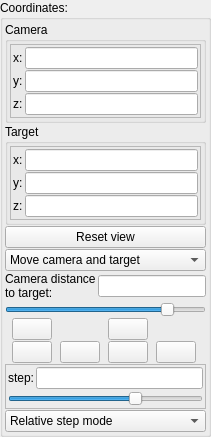
            <widget class="QGroupBox" name="groupBox_coordinates">
             <property name="title">
              <string>Coordinates:</string>
             </property>
             <layout class="QVBoxLayout" name="verticalLayout_2">
              <property name="spacing">
               <number>1</number>
              </property>
              <property name="leftMargin">
               <number>2</number>
              </property>
              <property name="topMargin">
               <number>2</number>
              </property>
              <property name="rightMargin">
               <number>2</number>
              </property>
              <property name="bottomMargin">
               <number>2</number>
              </property>
              <item>
               <widget class="QGroupBox" name="groupBox_cameraPosition">
                <property name="title">
                 <string>Camera</string>
                </property>
                <layout class="QVBoxLayout" name="verticalLayout_5">
                 <property name="spacing">
                  <number>2</number>
                 </property>
                 <property name="leftMargin">
                  <number>2</number>
                 </property>
                 <property name="topMargin">
                  <number>2</number>
                 </property>
                 <property name="rightMargin">
                  <number>2</number>
                 </property>
                 <property name="bottomMargin">
                  <number>2</number>
                 </property>
                 <item>
                  <widget class="QFrame" name="vect3_camera">
                   <property name="frameShape">
                    <enum>QFrame::StyledPanel</enum>
                   </property>
                   <property name="frameShadow">
                    <enum>QFrame::Raised</enum>
                   </property>
                   <layout class="QVBoxLayout" name="verticalLayout_14">
                    <property name="spacing">
                     <number>2</number>
                    </property>
                    <property name="leftMargin">
                     <number>2</number>
                    </property>
                    <property name="topMargin">
                     <number>2</number>
                    </property>
                    <property name="rightMargin">
                     <number>2</number>
                    </property>
                    <property name="bottomMargin">
                     <number>2</number>
                    </property>
                    <item>
                     <layout class="QFormLayout" name="formLayout_coordinates_4">
                      <property name="fieldGrowthPolicy">
                       <enum>QFormLayout::ExpandingFieldsGrow</enum>
                      </property>
                      <property name="horizontalSpacing">
                       <number>2</number>
                      </property>
                      <property name="verticalSpacing">
                       <number>1</number>
                      </property>
                      <item row="0" column="0">
                       <widget class="QLabel" name="label_18">
                        <property name="text">
                         <string>x:</string>
                        </property>
                       </widget>
                      </item>
                      <item row="0" column="1">
                       <widget class="MyLineEdit" name="vect3_camera_x"/>
                      </item>
                      <item row="1" column="0">
                       <widget class="QLabel" name="label_19">
                        <property name="text">
                         <string>y:</string>
                        </property>
                       </widget>
                      </item>
                      <item row="1" column="1">
                       <widget class="MyLineEdit" name="vect3_camera_y"/>
                      </item>
                      <item row="2" column="0">
                       <widget class="QLabel" name="label_20">
                        <property name="text">
                         <string>z:</string>
                        </property>
                       </widget>
                      </item>
                      <item row="2" column="1">
                       <widget class="MyLineEdit" name="vect3_camera_z"/>
                      </item>
                     </layout>
                    </item>
                   </layout>
                  </widget>
                 </item>
                </layout>
               </widget>
              </item>
              <item>
               <widget class="QGroupBox" name="groupBox_targetPosition">
                <property name="title">
                 <string>Target</string>
                </property>
                <layout class="QVBoxLayout" name="verticalLayout_54">
                 <property name="spacing">
                  <number>2</number>
                 </property>
                 <property name="leftMargin">
                  <number>2</number>
                 </property>
                 <property name="topMargin">
                  <number>2</number>
                 </property>
                 <property name="rightMargin">
                  <number>2</number>
                 </property>
                 <property name="bottomMargin">
                  <number>2</number>
                 </property>
                 <item>
                  <widget class="QFrame" name="vect3_target">
                   <property name="frameShape">
                    <enum>QFrame::StyledPanel</enum>
                   </property>
                   <property name="frameShadow">
                    <enum>QFrame::Raised</enum>
                   </property>
                   <layout class="QVBoxLayout" name="verticalLayout_55">
                    <property name="spacing">
                     <number>2</number>
                    </property>
                    <property name="leftMargin">
                     <number>2</number>
                    </property>
                    <property name="topMargin">
                     <number>2</number>
                    </property>
                    <property name="rightMargin">
                     <number>2</number>
                    </property>
                    <property name="bottomMargin">
                     <number>2</number>
                    </property>
                    <item>
                     <layout class="QFormLayout" name="formLayout_coordinates_9">
                      <property name="fieldGrowthPolicy">
                       <enum>QFormLayout::ExpandingFieldsGrow</enum>
                      </property>
                      <property name="horizontalSpacing">
                       <number>2</number>
                      </property>
                      <property name="verticalSpacing">
                       <number>1</number>
                      </property>
                      <item row="0" column="0">
                       <widget class="QLabel" name="label_121">
                        <property name="text">
                         <string>x:</string>
                        </property>
                       </widget>
                      </item>
                      <item row="0" column="1">
                       <widget class="MyLineEdit" name="vect3_target_x"/>
                      </item>
                      <item row="1" column="0">
                       <widget class="QLabel" name="label_122">
                        <property name="text">
                         <string>y:</string>
                        </property>
                       </widget>
                      </item>
                      <item row="1" column="1">
                       <widget class="MyLineEdit" name="vect3_target_y"/>
                      </item>
                      <item row="2" column="0">
                       <widget class="QLabel" name="label_123">
                        <property name="text">
                         <string>z:</string>
                        </property>
                       </widget>
                      </item>
                      <item row="2" column="1">
                       <widget class="MyLineEdit" name="vect3_target_z"/>
                      </item>
                     </layout>
                    </item>
                   </layout>
                  </widget>
                 </item>
                </layout>
               </widget>
              </item>
              <item>
               <widget class="QPushButton" name="pushButton_reset_view">
                <property name="text">
                 <string>Reset view</string>
                </property>
               </widget>
              </item>
              <item>
               <widget class="QComboBox" name="comboBox_camera_movement_mode">
                <item>
                 <property name="text">
                  <string>Move camera and target</string>
                 </property>
                </item>
                <item>
                 <property name="text">
                  <string>Move camera</string>
                 </property>
                </item>
                <item>
                 <property name="text">
                  <string>Move target</string>
                 </property>
                </item>
               </widget>
              </item>
              <item>
               <layout class="QGridLayout" name="gridLayout_24">
                <property name="leftMargin">
                 <number>0</number>
                </property>
                <property name="topMargin">
                 <number>0</number>
                </property>
                <property name="spacing">
                 <number>2</number>
                </property>
                <item row="0" column="0">
                 <widget class="QLabel" name="label_124">
                  <property name="text">
                   <string>Camera distance
to target:</string>
                  </property>
                 </widget>
                </item>
                <item row="0" column="1">
                 <widget class="MyLineEdit" name="logedit_camera_distance_to_target">
                  <property name="sizePolicy">
                   <sizepolicy hsizetype="Expanding" vsizetype="Fixed">
                    <horstretch>0</horstretch>
                    <verstretch>0</verstretch>
                   </sizepolicy>
                  </property>
                  <property name="alignment">
                   <set>Qt::AlignLeading|Qt::AlignLeft|Qt::AlignVCenter</set>
                  </property>
                 </widget>
                </item>
                <item row="1" column="0" colspan="2">
                 <widget class="QSlider" name="logslider_camera_distance_to_target">
                  <property name="sizePolicy">
                   <sizepolicy hsizetype="Expanding" vsizetype="Fixed">
                    <horstretch>0</horstretch>
                    <verstretch>0</verstretch>
                   </sizepolicy>
                  </property>
                  <property name="sizeIncrement">
                   <size>
                    <width>0</width>
                    <height>0</height>
                   </size>
                  </property>
                  <property name="minimum">
                   <number>-1500</number>
                  </property>
                  <property name="maximum">
                   <number>300</number>
                  </property>
                  <property name="orientation">
                   <enum>Qt::Horizontal</enum>
                  </property>
                 </widget>
                </item>
               </layout>
              </item>
              <item>
               <layout class="QGridLayout" name="gridLayout_arrows">
                <property name="spacing">
                 <number>1</number>
                </property>
                <item row="2" column="3">
                 <widget class="QPushButton" name="bu_move_right">
                  <property name="minimumSize">
                   <size>
                    <width>0</width>
                    <height>0</height>
                   </size>
                  </property>
                  <property name="maximumSize">
                   <size>
                    <width>40</width>
                    <height>40</height>
                   </size>
                  </property>
                  <property name="text">
                   <string/>
                  </property>
                  <property name="icon">
                   <iconset resource="icons.qrc">
                    <normaloff>:/arrows/icons/go-next.png</normaloff>:/arrows/icons/go-next.png</iconset>
                  </property>
                  <property name="iconSize">
                   <size>
                    <width>32</width>
                    <height>32</height>
                   </size>
                  </property>
                 </widget>
                </item>
                <item row="2" column="1">
                 <widget class="QPushButton" name="bu_move_left">
                  <property name="minimumSize">
                   <size>
                    <width>0</width>
                    <height>0</height>
                   </size>
                  </property>
                  <property name="maximumSize">
                   <size>
                    <width>40</width>
                    <height>40</height>
                   </size>
                  </property>
                  <property name="text">
                   <string/>
                  </property>
                  <property name="icon">
                   <iconset resource="icons.qrc">
                    <normaloff>:/arrows/icons/go-previous.png</normaloff>:/arrows/icons/go-previous.png</iconset>
                  </property>
                  <property name="iconSize">
                   <size>
                    <width>32</width>
                    <height>32</height>
                   </size>
                  </property>
                 </widget>
                </item>
                <item row="1" column="2">
                 <widget class="QPushButton" name="bu_move_up">
                  <property name="sizePolicy">
                   <sizepolicy hsizetype="Fixed" vsizetype="Fixed">
                    <horstretch>0</horstretch>
                    <verstretch>0</verstretch>
                   </sizepolicy>
                  </property>
                  <property name="minimumSize">
                   <size>
                    <width>0</width>
                    <height>0</height>
                   </size>
                  </property>
                  <property name="maximumSize">
                   <size>
                    <width>40</width>
                    <height>40</height>
                   </size>
                  </property>
                  <property name="text">
                   <string/>
                  </property>
                  <property name="icon">
                   <iconset resource="icons.qrc">
                    <normaloff>:/arrows/icons/go-up.png</normaloff>:/arrows/icons/go-up.png</iconset>
                  </property>
                  <property name="iconSize">
                   <size>
                    <width>32</width>
                    <height>32</height>
                   </size>
                  </property>
                 </widget>
                </item>
                <item row="1" column="0">
                 <widget class="QPushButton" name="bu_move_forward">
                  <property name="sizePolicy">
                   <sizepolicy hsizetype="Fixed" vsizetype="Fixed">
                    <horstretch>0</horstretch>
                    <verstretch>0</verstretch>
                   </sizepolicy>
                  </property>
                  <property name="minimumSize">
                   <size>
                    <width>0</width>
                    <height>0</height>
                   </size>
                  </property>
                  <property name="maximumSize">
                   <size>
                    <width>40</width>
                    <height>40</height>
                   </size>
                  </property>
                  <property name="baseSize">
                   <size>
                    <width>32</width>
                    <height>32</height>
                   </size>
                  </property>
                  <property name="text">
                   <string/>
                  </property>
                  <property name="icon">
                   <iconset resource="icons.qrc">
                    <normaloff>:/arrows/icons/arrow-up-double.png</normaloff>:/arrows/icons/arrow-up-double.png</iconset>
                  </property>
                  <property name="iconSize">
                   <size>
                    <width>32</width>
                    <height>32</height>
                   </size>
                  </property>
                 </widget>
                </item>
                <item row="2" column="0">
                 <widget class="QPushButton" name="bu_move_backward">
                  <property name="maximumSize">
                   <size>
                    <width>40</width>
                    <height>40</height>
                   </size>
                  </property>
                  <property name="baseSize">
                   <size>
                    <width>32</width>
                    <height>32</height>
                   </size>
                  </property>
                  <property name="text">
                   <string/>
                  </property>
                  <property name="icon">
                   <iconset resource="icons.qrc">
                    <normaloff>:/arrows/icons/arrow-down-double.png</normaloff>:/arrows/icons/arrow-down-double.png</iconset>
                  </property>
                  <property name="iconSize">
                   <size>
                    <width>32</width>
                    <height>32</height>
                   </size>
                  </property>
                 </widget>
                </item>
                <item row="2" column="2">
                 <widget class="QPushButton" name="bu_move_down">
                  <property name="minimumSize">
                   <size>
                    <width>0</width>
                    <height>0</height>
                   </size>
                  </property>
                  <property name="maximumSize">
                   <size>
                    <width>40</width>
                    <height>40</height>
                   </size>
                  </property>
                  <property name="text">
                   <string/>
                  </property>
                  <property name="icon">
                   <iconset resource="icons.qrc">
                    <normaloff>:/arrows/icons/go-down.png</normaloff>:/arrows/icons/go-down.png</iconset>
                  </property>
                  <property name="iconSize">
                   <size>
                    <width>32</width>
                    <height>32</height>
                   </size>
                  </property>
                 </widget>
                </item>
               </layout>
              </item>
              <item>
               <widget class="QFrame" name="single_camera_movenent_step_de">
                <property name="frameShape">
                 <enum>QFrame::StyledPanel</enum>
                </property>
                <property name="frameShadow">
                 <enum>QFrame::Raised</enum>
                </property>
                <layout class="QVBoxLayout" name="verticalLayout_4">
                 <property name="spacing">
                  <number>2</number>
                 </property>
                 <property name="leftMargin">
                  <number>2</number>
                 </property>
                 <property name="topMargin">
                  <number>2</number>
                 </property>
                 <property name="rightMargin">
                  <number>2</number>
                 </property>
                 <property name="bottomMargin">
                  <number>2</number>
                 </property>
                 <item>
                  <layout class="QHBoxLayout" name="horizontalLayout">
                   <property name="spacing">
                    <number>2</number>
                   </property>
                   <item>
                    <widget class="QLabel" name="label_9">
                     <property name="text">
                      <string>step:</string>
                     </property>
                    </widget>
                   </item>
                   <item>
                    <widget class="MyLineEdit" name="logedit_camera_movement_step"/>
                   </item>
                  </layout>
                 </item>
                 <item>
                  <widget class="QSlider" name="logslider_camera_movement_step">
                   <property name="sizePolicy">
                    <sizepolicy hsizetype="Expanding" vsizetype="Fixed">
                     <horstretch>0</horstretch>
                     <verstretch>0</verstretch>
                    </sizepolicy>
                   </property>
                   <property name="sizeIncrement">
                    <size>
                     <width>0</width>
                     <height>0</height>
                    </size>
                   </property>
                   <property name="minimum">
                    <number>-200</number>
                   </property>
                   <property name="maximum">
                    <number>100</number>
                   </property>
                   <property name="orientation">
                    <enum>Qt::Horizontal</enum>
                   </property>
                  </widget>
                 </item>
                </layout>
               </widget>
              </item>
              <item>
               <widget class="QComboBox" name="comboBox_camera_absolute_distance_mode">
                <item>
                 <property name="text">
                  <string>Relative step mode</string>
                 </property>
                </item>
                <item>
                 <property name="text">
                  <string>Absolute step mode</string>
                 </property>
                </item>
               </widget>
              </item>
             </layout>
            </widget>
